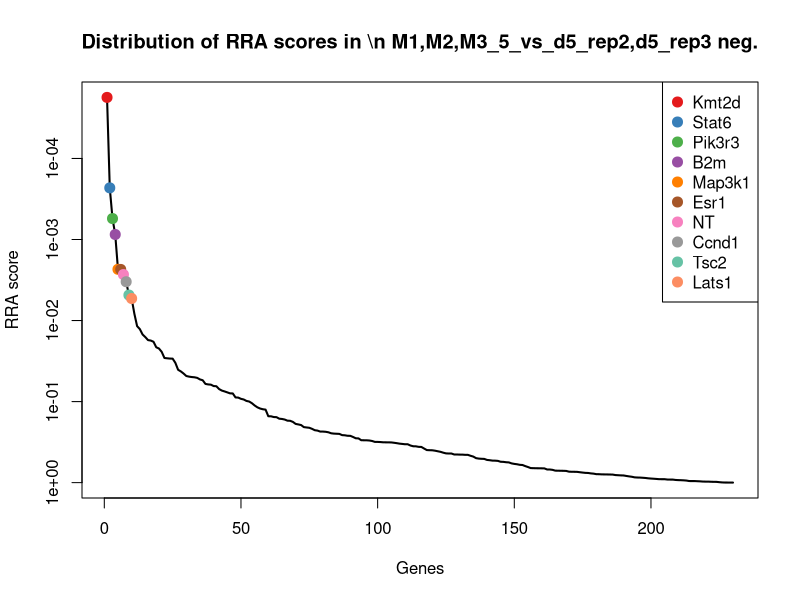
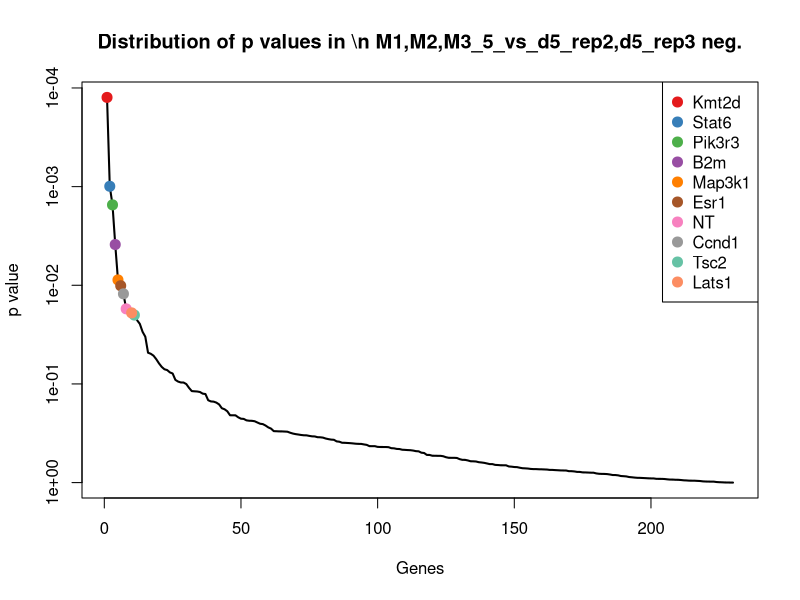
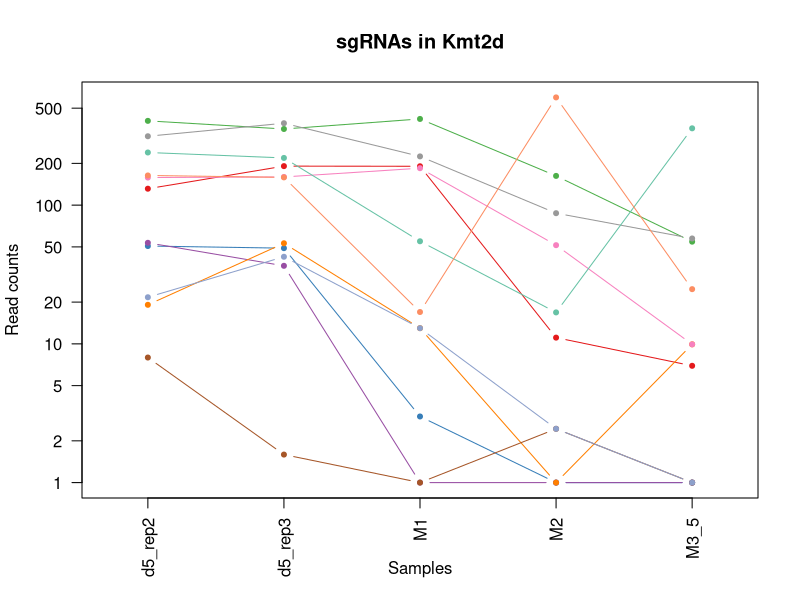
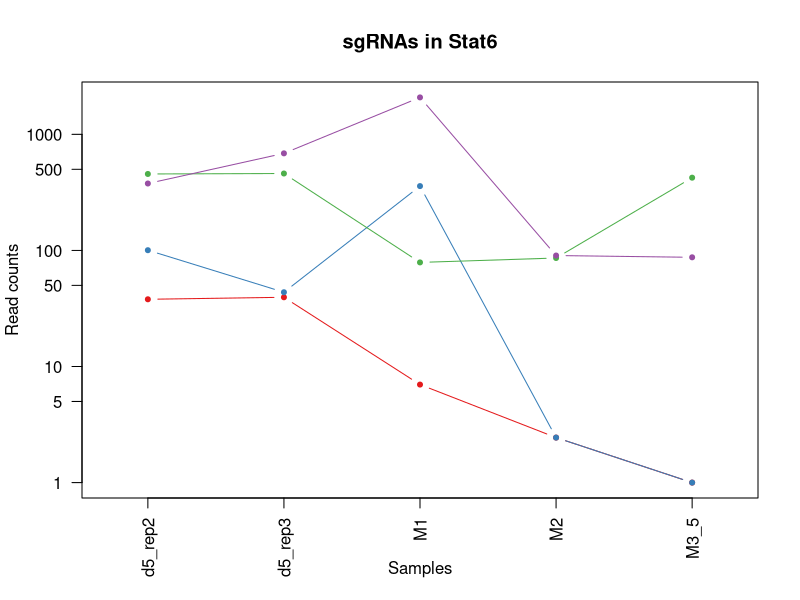
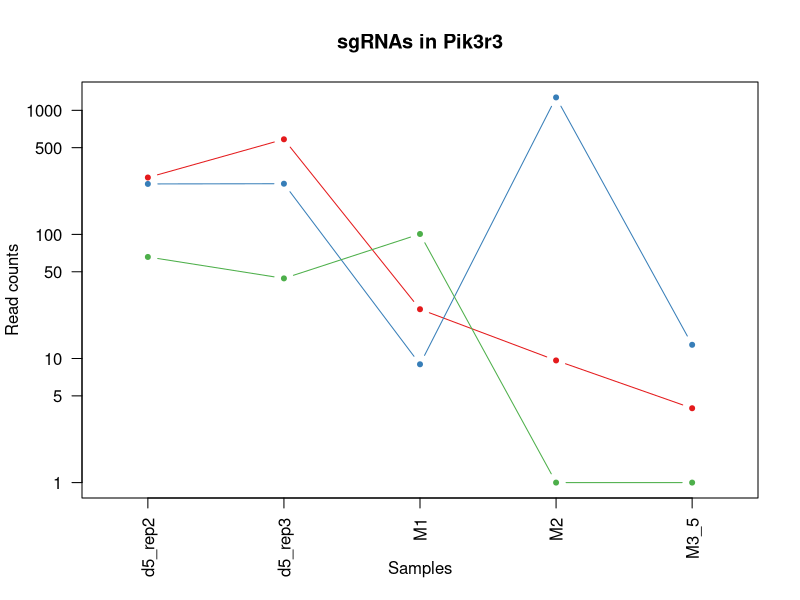
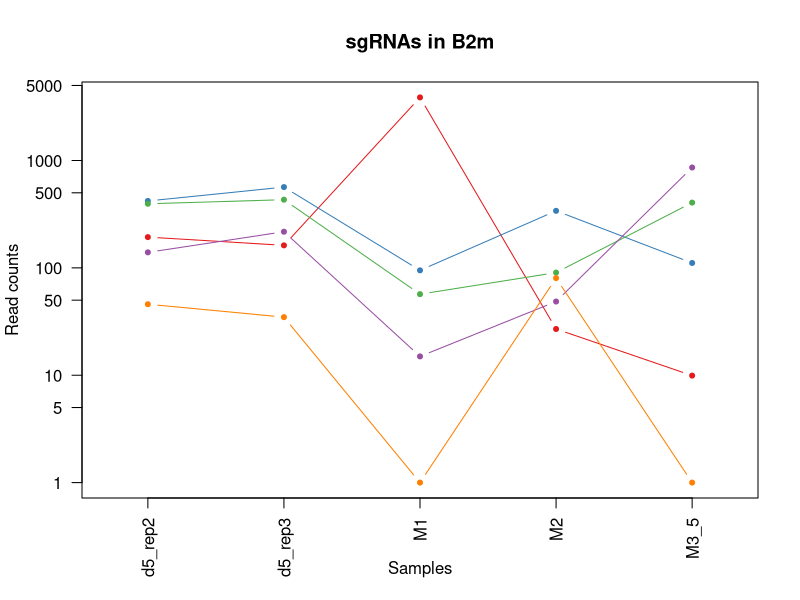
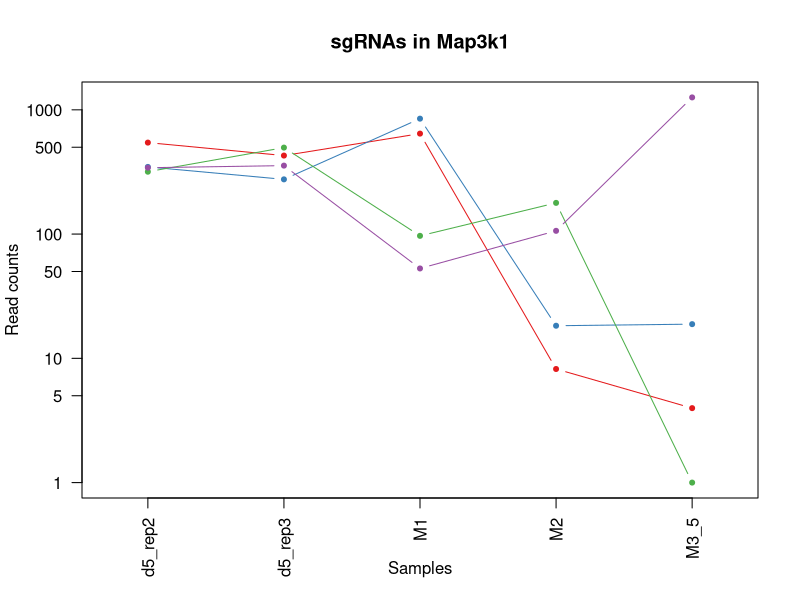
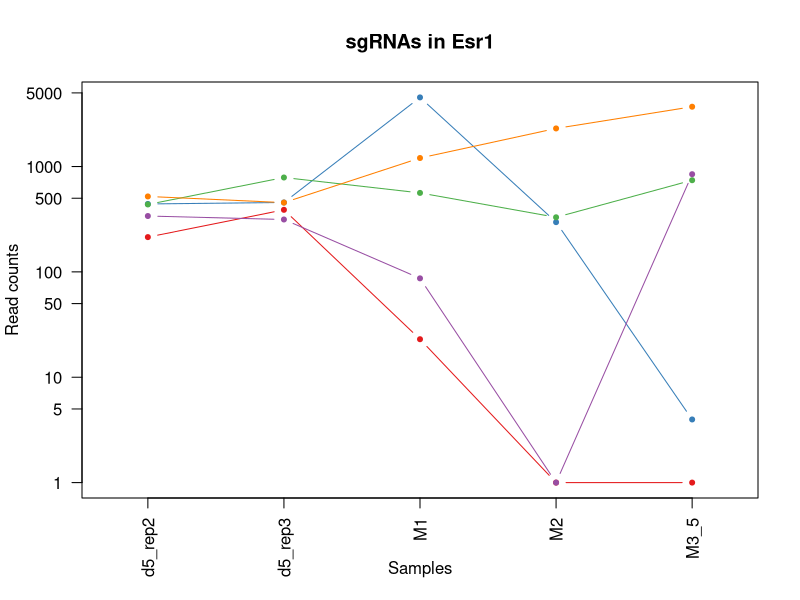

The R script that drew these images, in order: (Note: this script raises an error after producing the figures.)
pdf(file='meninges_d5.pdf',width=4.5,height=4.5);
gstable=read.table('meninges_d5.gene_summary.txt',header=T)
# 
#
# parameters
# Do not modify the variables beginning with "__"

# gstablename='__GENE_SUMMARY_FILE__'
startindex=3
# outputfile='__OUTPUT_FILE__'
targetgenelist=c("Kmt2d","Stat6","Pik3r3","B2m","Map3k1","Esr1","NT","Ccnd1","Tsc2","Lats1")
# samplelabel=sub('.\\w+.\\w+$','',colnames(gstable)[startindex]);
samplelabel='M1,M2,M3_5_vs_d5_rep2,d5_rep3 neg.'


# You need to write some codes in front of this code:
# gstable=read.table(gstablename,header=T)
# pdf(file=outputfile,width=6,height=6)


# set up color using RColorBrewer
#library(RColorBrewer)
#colors <- brewer.pal(length(targetgenelist), "Set1")

colors=c( "#E41A1C", "#377EB8", "#4DAF4A", "#984EA3", "#FF7F00",  "#A65628", "#F781BF",
          "#999999", "#66C2A5", "#FC8D62", "#8DA0CB", "#E78AC3", "#A6D854", "#FFD92F", "#E5C494", "#B3B3B3", 
          "#8DD3C7", "#FFFFB3", "#BEBADA", "#FB8072", "#80B1D3", "#FDB462", "#B3DE69", "#FCCDE5",
          "#D9D9D9", "#BC80BD", "#CCEBC5", "#FFED6F")

######
# function definition

plotrankedvalues<-function(val, tglist, ...){
  
  plot(val,log='y',ylim=c(max(val),min(val)),type='l',lwd=2, ...)
  if(length(tglist)>0){
    for(i in 1:length(tglist)){
      targetgene=tglist[i];
      tx=which(names(val)==targetgene);ty=val[targetgene];
      points(tx,ty,col=colors[(i %% length(colors)) ],cex=2,pch=20)
      # text(tx+50,ty,targetgene,col=colors[i])
    }
    legend('topright',tglist,pch=20,pt.cex = 2,cex=1,col=colors)
  }
}



plotrandvalues<-function(val,targetgenelist, ...){
  # choose the one with the best distance distribution
  
  mindiffvalue=0;
  randval=val;
  for(i in 1:20){
    randval0=sample(val)
    vindex=sort(which(names(randval0) %in% targetgenelist))
    if(max(vindex)>0.9*length(val)){
      # print('pass...')
      next;
    }
    mindiffind=min(diff(vindex));
    if (mindiffind > mindiffvalue){
      mindiffvalue=mindiffind;
      randval=randval0;
      # print(paste('Diff: ',mindiffvalue))
    }
  }
  plot(randval,log='y',ylim=c(max(randval),min(randval)),pch=20,col='grey', ...)
  
  if(length(targetgenelist)>0){
    for(i in 1:length(targetgenelist)){
      targetgene=targetgenelist[i];
      tx=which(names(randval)==targetgene);ty=randval[targetgene];
      points(tx,ty,col=colors[(i %% length(colors)) ],cex=2,pch=20)
      text(tx+50,ty,targetgene,col=colors[i])
    }
  }
  
}




# set.seed(1235)



pvec=gstable[,startindex]
names(pvec)=gstable[,'id']
pvec=sort(pvec);

plotrankedvalues(pvec,targetgenelist,xlab='Genes',ylab='RRA score',main=paste('Distribution of RRA scores in \\n',samplelabel))

# plotrandvalues(pvec,targetgenelist,xlab='Genes',ylab='RRA score',main=paste('Distribution of RRA scores in \\n',samplelabel))


pvec=gstable[,startindex+1]
names(pvec)=gstable[,'id']
pvec=sort(pvec);

plotrankedvalues(pvec,targetgenelist,xlab='Genes',ylab='p value',main=paste('Distribution of p values in \\n',samplelabel))

# plotrandvalues(pvec,targetgenelist,xlab='Genes',ylab='p value',main=paste('Distribution of p values in \\n',samplelabel))



# you need to write after this code:
# dev.off()






# parameters
# Do not modify the variables beginning with "__"
targetmat=list(c(130.3343968932508,190.06088706222303,189.6046571727004,10.089946352938853,5.947942691485812),c(49.71757742451992,47.95928925869179,1.995838496554741,0.0,0.0),c(404.0133978562623,352.8856345454359,417.1302457799409,161.43914164702164,53.53148422337231),c(52.50547896234346,35.52539945088281,0.0,0.0,0.0),c(18.12135999585305,52.10391919462812,11.975030979328446,0.0,8.921914037228717),c(6.969753844558866,0.5920899908480468,0.0,1.4414209075626934,0.0),c(157.05178663072647,158.68011754727655,183.61714168303618,50.44973176469427,8.921914037228717),c(312.70962249254114,388.4110339963187,223.533911614131,86.4852544537616,56.50545556911521),c(238.5979066120652,217.88911663208123,53.88763940697801,15.855629983189626,356.87656148914874),c(162.62758970637356,157.49593756558045,15.966707972437929,596.7482557309551,23.791770765943248),c(20.676936405524636,41.44629935936328,11.975030979328446,1.4414209075626934,0.0))
targetgene="Kmt2d"
collabel=c("d5_rep2","d5_rep3","M1","M2","M3_5")

# set up color using RColorBrewer
#library(RColorBrewer)
#colors <- brewer.pal(length(targetgenelist), "Set1")

colors=c( "#E41A1C", "#377EB8", "#4DAF4A", "#984EA3", "#FF7F00",  "#A65628", "#F781BF",
          "#999999", "#66C2A5", "#FC8D62", "#8DA0CB", "#E78AC3", "#A6D854", "#FFD92F", "#E5C494", "#B3B3B3", 
          "#8DD3C7", "#FFFFB3", "#BEBADA", "#FB8072", "#80B1D3", "#FDB462", "#B3DE69", "#FCCDE5",
          "#D9D9D9", "#BC80BD", "#CCEBC5", "#FFED6F")


## code

targetmatvec=unlist(targetmat)+1
yrange=range(targetmatvec[targetmatvec>0]);
# yrange[1]=1; # set the minimum value to 1
for(i in 1:length(targetmat)){
  vali=targetmat[[i]]+1;
  if(i==1){
    plot(1:length(vali),vali,type='b',las=1,pch=20,main=paste('sgRNAs in',targetgene),ylab='Read counts',xlab='Samples',xlim=c(0.7,length(vali)+0.3),ylim = yrange,col=colors[(i %% length(colors))],xaxt='n',log='y')
    axis(1,at=1:length(vali),labels=(collabel),las=2)
    # lines(0:100,rep(1,101),col='black');
  }else{
    lines(1:length(vali),vali,type='b',pch=20,col=colors[(i %% length(colors))])
  }
}




# parameters
# Do not modify the variables beginning with "__"
targetmat=list(c(36.93969537616199,38.48584940512304,5.987515489664223,1.4414209075626934,0.0),c(99.43515484903983,42.63047934105937,357.25509088329864,1.4414209075626934,0.0),c(454.66027579339004,458.8697429072363,77.8377013656349,85.04383354619891,422.30393109549266),c(376.1343824780268,685.0481194111902,2079.66371341004,89.36809626888699,86.24516902654427))
targetgene="Stat6"
collabel=c("d5_rep2","d5_rep3","M1","M2","M3_5")

# set up color using RColorBrewer
#library(RColorBrewer)
#colors <- brewer.pal(length(targetgenelist), "Set1")

colors=c( "#E41A1C", "#377EB8", "#4DAF4A", "#984EA3", "#FF7F00",  "#A65628", "#F781BF",
          "#999999", "#66C2A5", "#FC8D62", "#8DA0CB", "#E78AC3", "#A6D854", "#FFD92F", "#E5C494", "#B3B3B3", 
          "#8DD3C7", "#FFFFB3", "#BEBADA", "#FB8072", "#80B1D3", "#FDB462", "#B3DE69", "#FCCDE5",
          "#D9D9D9", "#BC80BD", "#CCEBC5", "#FFED6F")


## code

targetmatvec=unlist(targetmat)+1
yrange=range(targetmatvec[targetmatvec>0]);
# yrange[1]=1; # set the minimum value to 1
for(i in 1:length(targetmat)){
  vali=targetmat[[i]]+1;
  if(i==1){
    plot(1:length(vali),vali,type='b',las=1,pch=20,main=paste('sgRNAs in',targetgene),ylab='Read counts',xlab='Samples',xlim=c(0.7,length(vali)+0.3),ylim = yrange,col=colors[(i %% length(colors))],xaxt='n',log='y')
    axis(1,at=1:length(vali),labels=(collabel),las=2)
    # lines(0:100,rep(1,101),col='black');
  }else{
    lines(1:length(vali),vali,type='b',pch=20,col=colors[(i %% length(colors))])
  }
}




# parameters
# Do not modify the variables beginning with "__"
targetmat=list(c(286.4568830113694,583.2086409853262,23.950061958656892,8.64852544537616,2.973971345742906),c(254.16369019824666,255.19078605550817,7.983353986218964,1269.891819562733,11.895885382971624),c(64.81871075439746,43.222569331907415,99.79192482773705,0.0,0.0))
targetgene="Pik3r3"
collabel=c("d5_rep2","d5_rep3","M1","M2","M3_5")

# set up color using RColorBrewer
#library(RColorBrewer)
#colors <- brewer.pal(length(targetgenelist), "Set1")

colors=c( "#E41A1C", "#377EB8", "#4DAF4A", "#984EA3", "#FF7F00",  "#A65628", "#F781BF",
          "#999999", "#66C2A5", "#FC8D62", "#8DA0CB", "#E78AC3", "#A6D854", "#FFD92F", "#E5C494", "#B3B3B3", 
          "#8DD3C7", "#FFFFB3", "#BEBADA", "#FB8072", "#80B1D3", "#FDB462", "#B3DE69", "#FCCDE5",
          "#D9D9D9", "#BC80BD", "#CCEBC5", "#FFED6F")


## code

targetmatvec=unlist(targetmat)+1
yrange=range(targetmatvec[targetmatvec>0]);
# yrange[1]=1; # set the minimum value to 1
for(i in 1:length(targetmat)){
  vali=targetmat[[i]]+1;
  if(i==1){
    plot(1:length(vali),vali,type='b',las=1,pch=20,main=paste('sgRNAs in',targetgene),ylab='Read counts',xlab='Samples',xlim=c(0.7,length(vali)+0.3),ylim = yrange,col=colors[(i %% length(colors))],xaxt='n',log='y')
    axis(1,at=1:length(vali),labels=(collabel),las=2)
    # lines(0:100,rep(1,101),col='black');
  }else{
    lines(1:length(vali),vali,type='b',pch=20,col=colors[(i %% length(colors))])
  }
}




# parameters
# Do not modify the variables beginning with "__"
targetmat=list(c(192.36520610982473,161.04847751066873,3867.935006323088,25.945576336128482,8.921914037228717),c(418.88220605798784,564.2617612781886,93.80440933807283,338.73391327723294,110.03693979248752),c(394.2557424738799,430.44942334653,55.88347790353275,89.36809626888699,404.4601030210352),c(138.46577637856947,216.1128466595371,13.970869475883188,47.56688994956888,859.4777189196998),c(44.838749733328704,33.749129478338666,0.0,79.27814991594813,0.0))
targetgene="B2m"
collabel=c("d5_rep2","d5_rep3","M1","M2","M3_5")

# set up color using RColorBrewer
#library(RColorBrewer)
#colors <- brewer.pal(length(targetgenelist), "Set1")

colors=c( "#E41A1C", "#377EB8", "#4DAF4A", "#984EA3", "#FF7F00",  "#A65628", "#F781BF",
          "#999999", "#66C2A5", "#FC8D62", "#8DA0CB", "#E78AC3", "#A6D854", "#FFD92F", "#E5C494", "#B3B3B3", 
          "#8DD3C7", "#FFFFB3", "#BEBADA", "#FB8072", "#80B1D3", "#FDB462", "#B3DE69", "#FCCDE5",
          "#D9D9D9", "#BC80BD", "#CCEBC5", "#FFED6F")


## code

targetmatvec=unlist(targetmat)+1
yrange=range(targetmatvec[targetmatvec>0]);
# yrange[1]=1; # set the minimum value to 1
for(i in 1:length(targetmat)){
  vali=targetmat[[i]]+1;
  if(i==1){
    plot(1:length(vali),vali,type='b',las=1,pch=20,main=paste('sgRNAs in',targetgene),ylab='Read counts',xlab='Samples',xlim=c(0.7,length(vali)+0.3),ylim = yrange,col=colors[(i %% length(colors))],xaxt='n',log='y')
    axis(1,at=1:length(vali),labels=(collabel),las=2)
    # lines(0:100,rep(1,101),col='black');
  }else{
    lines(1:length(vali),vali,type='b',pch=20,col=colors[(i %% length(colors))])
  }
}




# parameters
# Do not modify the variables beginning with "__"
targetmat=list(c(543.8731250037436,427.4889733922898,642.6599958906266,7.207104537813467,2.973971345742906),c(346.1644409464237,274.7297557534937,848.231361035765,17.29705089075232,17.843828074457434),c(316.6591496711245,495.5793223398152,95.80024783462757,177.29477163021127,0.0),c(341.0532881270805,354.66190451798,51.89180091042327,105.22372625207662,1257.9898792492493))
targetgene="Map3k1"
collabel=c("d5_rep2","d5_rep3","M1","M2","M3_5")

# set up color using RColorBrewer
#library(RColorBrewer)
#colors <- brewer.pal(length(targetgenelist), "Set1")

colors=c( "#E41A1C", "#377EB8", "#4DAF4A", "#984EA3", "#FF7F00",  "#A65628", "#F781BF",
          "#999999", "#66C2A5", "#FC8D62", "#8DA0CB", "#E78AC3", "#A6D854", "#FFD92F", "#E5C494", "#B3B3B3", 
          "#8DD3C7", "#FFFFB3", "#BEBADA", "#FB8072", "#80B1D3", "#FDB462", "#B3DE69", "#FCCDE5",
          "#D9D9D9", "#BC80BD", "#CCEBC5", "#FFED6F")


## code

targetmatvec=unlist(targetmat)+1
yrange=range(targetmatvec[targetmatvec>0]);
# yrange[1]=1; # set the minimum value to 1
for(i in 1:length(targetmat)){
  vali=targetmat[[i]]+1;
  if(i==1){
    plot(1:length(vali),vali,type='b',las=1,pch=20,main=paste('sgRNAs in',targetgene),ylab='Read counts',xlab='Samples',xlim=c(0.7,length(vali)+0.3),ylim = yrange,col=colors[(i %% length(colors))],xaxt='n',log='y')
    axis(1,at=1:length(vali),labels=(collabel),las=2)
    # lines(0:100,rep(1,101),col='black');
  }else{
    lines(1:length(vali),vali,type='b',pch=20,col=colors[(i %% length(colors))])
  }
}




# parameters
# Do not modify the variables beginning with "__"
targetmat=list(c(212.8098173871974,387.22685401462263,21.954223462102153,0.0,0.0),c(440.25611784796837,454.72511297129995,4528.557548682707,295.49128605035213,2.973971345742906),c(435.60961528492913,785.7034178553581,560.8306175318822,328.6439669242941,740.5188650899836),c(338.03306146110504,313.21560515861677,85.82105535185387,0.0,844.6078621909853),c(519.0143362914836,453.54093298960385,1203.4906134225089,2297.624926654933,3693.672411412689))
targetgene="Esr1"
collabel=c("d5_rep2","d5_rep3","M1","M2","M3_5")

# set up color using RColorBrewer
#library(RColorBrewer)
#colors <- brewer.pal(length(targetgenelist), "Set1")

colors=c( "#E41A1C", "#377EB8", "#4DAF4A", "#984EA3", "#FF7F00",  "#A65628", "#F781BF",
          "#999999", "#66C2A5", "#FC8D62", "#8DA0CB", "#E78AC3", "#A6D854", "#FFD92F", "#E5C494", "#B3B3B3", 
          "#8DD3C7", "#FFFFB3", "#BEBADA", "#FB8072", "#80B1D3", "#FDB462", "#B3DE69", "#FCCDE5",
          "#D9D9D9", "#BC80BD", "#CCEBC5", "#FFED6F")


## code

targetmatvec=unlist(targetmat)+1
yrange=range(targetmatvec[targetmatvec>0]);
# yrange[1]=1; # set the minimum value to 1
for(i in 1:length(targetmat)){
  vali=targetmat[[i]]+1;
  if(i==1){
    plot(1:length(vali),vali,type='b',las=1,pch=20,main=paste('sgRNAs in',targetgene),ylab='Read counts',xlab='Samples',xlim=c(0.7,length(vali)+0.3),ylim = yrange,col=colors[(i %% length(colors))],xaxt='n',log='y')
    axis(1,at=1:length(vali),labels=(collabel),las=2)
    # lines(0:100,rep(1,101),col='black');
  }else{
    lines(1:length(vali),vali,type='b',pch=20,col=colors[(i %% length(colors))])
  }
}




# parameters
# Do not modify the variables beginning with "__"
targetmat=list(c(179.12267380516286,194.7976069890074,15.966707972437929,0.0,80.29722633505847),c(167.50641739756475,361.17489441730856,355.2592523867439,79.27814991594813,23.791770765943248),c(331.76028300100205,276.5060257260379,333.30502892464176,595.3068348233924,2206.686738541236),c(98.27352920828001,75.78751882854999,99.79192482773705,70.62962447057197,0.0),c(163.32456509082942,106.57619835264842,19.95838496554741,0.0,29.739713457429062),c(167.50641739756475,184.13998715374257,5.987515489664223,17.29705089075232,0.0),c(261.13344404280554,280.6506556619742,65.86267038630646,180.17761344533668,14.869856728714531),c(685.1268029201366,824.7813572513292,145.6962102484961,416.57064228561836,7708.533728165612),c(177.96104816440305,121.97053811469765,65.86267038630646,177.29477163021127,5.947942691485812),c(39.030621529529654,17.762699725441404,0.0,0.0,0.0))
targetgene="NT"
collabel=c("d5_rep2","d5_rep3","M1","M2","M3_5")

# set up color using RColorBrewer
#library(RColorBrewer)
#colors <- brewer.pal(length(targetgenelist), "Set1")

colors=c( "#E41A1C", "#377EB8", "#4DAF4A", "#984EA3", "#FF7F00",  "#A65628", "#F781BF",
          "#999999", "#66C2A5", "#FC8D62", "#8DA0CB", "#E78AC3", "#A6D854", "#FFD92F", "#E5C494", "#B3B3B3", 
          "#8DD3C7", "#FFFFB3", "#BEBADA", "#FB8072", "#80B1D3", "#FDB462", "#B3DE69", "#FCCDE5",
          "#D9D9D9", "#BC80BD", "#CCEBC5", "#FFED6F")


## code

targetmatvec=unlist(targetmat)+1
yrange=range(targetmatvec[targetmatvec>0]);
# yrange[1]=1; # set the minimum value to 1
for(i in 1:length(targetmat)){
  vali=targetmat[[i]]+1;
  if(i==1){
    plot(1:length(vali),vali,type='b',las=1,pch=20,main=paste('sgRNAs in',targetgene),ylab='Read counts',xlab='Samples',xlim=c(0.7,length(vali)+0.3),ylim = yrange,col=colors[(i %% length(colors))],xaxt='n',log='y')
    axis(1,at=1:length(vali),labels=(collabel),las=2)
    # lines(0:100,rep(1,101),col='black');
  }else{
    lines(1:length(vali),vali,type='b',pch=20,col=colors[(i %% length(colors))])
  }
}




# parameters
# Do not modify the variables beginning with "__"
targetmat=list(c(498.56972501411093,463.60646283402065,149.68788724160558,122.52077714282893,3440.884847024542),c(0.2323251281519622,1.7762699725441404,0.0,0.0,1192.5625096429053),c(193.0621814942806,272.95348578094956,9.979192482773705,0.0,0.0),c(98.27352920828001,243.34898623854724,15.966707972437929,2.8828418151253867,0.0))
targetgene="Ccnd1"
collabel=c("d5_rep2","d5_rep3","M1","M2","M3_5")

# set up color using RColorBrewer
#library(RColorBrewer)
#colors <- brewer.pal(length(targetgenelist), "Set1")

colors=c( "#E41A1C", "#377EB8", "#4DAF4A", "#984EA3", "#FF7F00",  "#A65628", "#F781BF",
          "#999999", "#66C2A5", "#FC8D62", "#8DA0CB", "#E78AC3", "#A6D854", "#FFD92F", "#E5C494", "#B3B3B3", 
          "#8DD3C7", "#FFFFB3", "#BEBADA", "#FB8072", "#80B1D3", "#FDB462", "#B3DE69", "#FCCDE5",
          "#D9D9D9", "#BC80BD", "#CCEBC5", "#FFED6F")


## code

targetmatvec=unlist(targetmat)+1
yrange=range(targetmatvec[targetmatvec>0]);
# yrange[1]=1; # set the minimum value to 1
for(i in 1:length(targetmat)){
  vali=targetmat[[i]]+1;
  if(i==1){
    plot(1:length(vali),vali,type='b',las=1,pch=20,main=paste('sgRNAs in',targetgene),ylab='Read counts',xlab='Samples',xlim=c(0.7,length(vali)+0.3),ylim = yrange,col=colors[(i %% length(colors))],xaxt='n',log='y')
    axis(1,at=1:length(vali),labels=(collabel),las=2)
    # lines(0:100,rep(1,101),col='black');
  }else{
    lines(1:length(vali),vali,type='b',pch=20,col=colors[(i %% length(colors))])
  }
}




# parameters
# Do not modify the variables beginning with "__"
targetmat=list(c(248.12323686629566,236.83599633921872,93.80440933807283,25.945576336128482,118.95885382971625),c(427.01358554330653,320.32068504879334,411.1427302902767,5.7656836302507735,32.713684803171965),c(283.20433121724193,274.13766576264567,213.5547191313573,152.7906162016455,20.81779942020034),c(390.53854042344847,354.069814527132,49.895962413868524,0.0,169.51636670734564),c(101.06143074610357,107.16828834349647,5.987515489664223,93.69235899157506,2.973971345742906))
targetgene="Tsc2"
collabel=c("d5_rep2","d5_rep3","M1","M2","M3_5")

# set up color using RColorBrewer
#library(RColorBrewer)
#colors <- brewer.pal(length(targetgenelist), "Set1")

colors=c( "#E41A1C", "#377EB8", "#4DAF4A", "#984EA3", "#FF7F00",  "#A65628", "#F781BF",
          "#999999", "#66C2A5", "#FC8D62", "#8DA0CB", "#E78AC3", "#A6D854", "#FFD92F", "#E5C494", "#B3B3B3", 
          "#8DD3C7", "#FFFFB3", "#BEBADA", "#FB8072", "#80B1D3", "#FDB462", "#B3DE69", "#FCCDE5",
          "#D9D9D9", "#BC80BD", "#CCEBC5", "#FFED6F")


## code

targetmatvec=unlist(targetmat)+1
yrange=range(targetmatvec[targetmatvec>0]);
# yrange[1]=1; # set the minimum value to 1
for(i in 1:length(targetmat)){
  vali=targetmat[[i]]+1;
  if(i==1){
    plot(1:length(vali),vali,type='b',las=1,pch=20,main=paste('sgRNAs in',targetgene),ylab='Read counts',xlab='Samples',xlim=c(0.7,length(vali)+0.3),ylim = yrange,col=colors[(i %% length(colors))],xaxt='n',log='y')
    axis(1,at=1:length(vali),labels=(collabel),las=2)
    # lines(0:100,rep(1,101),col='black');
  }else{
    lines(1:length(vali),vali,type='b',pch=20,col=colors[(i %% length(colors))])
  }
}




# parameters
# Do not modify the variables beginning with "__"
targetmat=list(c(259.0425178894379,334.5308448291465,55.88347790353275,14355.110818416862,113.01091113823043),c(182.83987585559427,109.53664830688867,736.4644052286994,8.64852544537616,32.713684803171965),c(438.86216707905663,380.7138641152941,81.82937835874438,103.78230534451393,7818.5706679581),c(250.67881327596723,316.768145103705,11.975030979328446,534.7671567057592,26.765742111686155))
targetgene="Lats1"
collabel=c("d5_rep2","d5_rep3","M1","M2","M3_5")

# set up color using RColorBrewer
#library(RColorBrewer)
#colors <- brewer.pal(length(targetgenelist), "Set1")

colors=c( "#E41A1C", "#377EB8", "#4DAF4A", "#984EA3", "#FF7F00",  "#A65628", "#F781BF",
          "#999999", "#66C2A5", "#FC8D62", "#8DA0CB", "#E78AC3", "#A6D854", "#FFD92F", "#E5C494", "#B3B3B3", 
          "#8DD3C7", "#FFFFB3", "#BEBADA", "#FB8072", "#80B1D3", "#FDB462", "#B3DE69", "#FCCDE5",
          "#D9D9D9", "#BC80BD", "#CCEBC5", "#FFED6F")


## code

targetmatvec=unlist(targetmat)+1
yrange=range(targetmatvec[targetmatvec>0]);
# yrange[1]=1; # set the minimum value to 1
for(i in 1:length(targetmat)){
  vali=targetmat[[i]]+1;
  if(i==1){
    plot(1:length(vali),vali,type='b',las=1,pch=20,main=paste('sgRNAs in',targetgene),ylab='Read counts',xlab='Samples',xlim=c(0.7,length(vali)+0.3),ylim = yrange,col=colors[(i %% length(colors))],xaxt='n',log='y')
    axis(1,at=1:length(vali),labels=(collabel),las=2)
    # lines(0:100,rep(1,101),col='black');
  }else{
    lines(1:length(vali),vali,type='b',pch=20,col=colors[(i %% length(colors))])
  }
}



# 
#
# parameters
# Do not modify the variables beginning with "__"

# gstablename='__GENE_SUMMARY_FILE__'
startindex=9
# outputfile='__OUTPUT_FILE__'
targetgenelist=c("Map2k4","Braf","Ptprd","Erbb4","ST","Pax5","Arid2","Crebbp","Fgfr3","Csf3r")
# samplelabel=sub('.\\w+.\\w+$','',colnames(gstable)[startindex]);
samplelabel='M1,M2,M3_5_vs_d5_rep2,d5_rep3 pos.'


# You need to write some codes in front of this code:
# gstable=read.table(gstablename,header=T)
# pdf(file=outputfile,width=6,height=6)


# set up color using RColorBrewer
#library(RColorBrewer)
#colors <- brewer.pal(length(targetgenelist), "Set1")

colors=c( "#E41A1C", "#377EB8", "#4DAF4A", "#984EA3", "#FF7F00",  "#A65628", "#F781BF",
          "#999999", "#66C2A5", "#FC8D62", "#8DA0CB", "#E78AC3", "#A6D854", "#FFD92F", "#E5C494", "#B3B3B3", 
          "#8DD3C7", "#FFFFB3", "#BEBADA", "#FB8072", "#80B1D3", "#FDB462", "#B3DE69", "#FCCDE5",
          "#D9D9D9", "#BC80BD", "#CCEBC5", "#FFED6F")

######
# function definition

plotrankedvalues<-function(val, tglist, ...){
  
  plot(val,log='y',ylim=c(max(val),min(val)),type='l',lwd=2, ...)
  if(length(tglist)>0){
    for(i in 1:length(tglist)){
      targetgene=tglist[i];
      tx=which(names(val)==targetgene);ty=val[targetgene];
      points(tx,ty,col=colors[(i %% length(colors)) ],cex=2,pch=20)
      # text(tx+50,ty,targetgene,col=colors[i])
    }
    legend('topright',tglist,pch=20,pt.cex = 2,cex=1,col=colors)
  }
}



plotrandvalues<-function(val,targetgenelist, ...){
  # choose the one with the best distance distribution
  
  mindiffvalue=0;
  randval=val;
  for(i in 1:20){
    randval0=sample(val)
    vindex=sort(which(names(randval0) %in% targetgenelist))
    if(max(vindex)>0.9*length(val)){
      # print('pass...')
      next;
    }
    mindiffind=min(diff(vindex));
    if (mindiffind > mindiffvalue){
      mindiffvalue=mindiffind;
      randval=randval0;
      # print(paste('Diff: ',mindiffvalue))
    }
  }
  plot(randval,log='y',ylim=c(max(randval),min(randval)),pch=20,col='grey', ...)
  
  if(length(targetgenelist)>0){
    for(i in 1:length(targetgenelist)){
      targetgene=targetgenelist[i];
      tx=which(names(randval)==targetgene);ty=randval[targetgene];
      points(tx,ty,col=colors[(i %% length(colors)) ],cex=2,pch=20)
      text(tx+50,ty,targetgene,col=colors[i])
    }
  }
  
}




# set.seed(1235)



pvec=gstable[,startindex]
names(pvec)=gstable[,'id']
pvec=sort(pvec);

plotrankedvalues(pvec,targetgenelist,xlab='Genes',ylab='RRA score',main=paste('Distribution of RRA scores in \\n',samplelabel))

# plotrandvalues(pvec,targetgenelist,xlab='Genes',ylab='RRA score',main=paste('Distribution of RRA scores in \\n',samplelabel))


pvec=gstable[,startindex+1]
names(pvec)=gstable[,'id']
pvec=sort(pvec);

plotrankedvalues(pvec,targetgenelist,xlab='Genes',ylab='p value',main=paste('Distribution of p values in \\n',samplelabel))

# plotrandvalues(pvec,targetgenelist,xlab='Genes',ylab='p value',main=paste('Distribution of p values in \\n',samplelabel))



# you need to write after this code:
# dev.off()






# parameters
# Do not modify the variables beginning with "__"
targetmat=list(c(13.474857432813808,4.144629935936328,19.95838496554741,4.32426272268808,23.791770765943248),c(19.515310764764827,1.1841799816960936,157.67124122782454,2231.3195649070494,14.869856728714531),c(36.93969537616199,5.920899908480468,624.697449421634,10887.052114821023,401.4861316752923),c(33.222493325730596,8.289259871872655,1057.7944031740128,60.53967811763312,45921.09154961621),c(6.040453331951017,2.960449954240234,550.8514250491086,73.51246628569736,487.7313007018366))
targetgene="Map2k4"
collabel=c("d5_rep2","d5_rep3","M1","M2","M3_5")

# set up color using RColorBrewer
#library(RColorBrewer)
#colors <- brewer.pal(length(targetgenelist), "Set1")

colors=c( "#E41A1C", "#377EB8", "#4DAF4A", "#984EA3", "#FF7F00",  "#A65628", "#F781BF",
          "#999999", "#66C2A5", "#FC8D62", "#8DA0CB", "#E78AC3", "#A6D854", "#FFD92F", "#E5C494", "#B3B3B3", 
          "#8DD3C7", "#FFFFB3", "#BEBADA", "#FB8072", "#80B1D3", "#FDB462", "#B3DE69", "#FCCDE5",
          "#D9D9D9", "#BC80BD", "#CCEBC5", "#FFED6F")


## code

targetmatvec=unlist(targetmat)+1
yrange=range(targetmatvec[targetmatvec>0]);
# yrange[1]=1; # set the minimum value to 1
for(i in 1:length(targetmat)){
  vali=targetmat[[i]]+1;
  if(i==1){
    plot(1:length(vali),vali,type='b',las=1,pch=20,main=paste('sgRNAs in',targetgene),ylab='Read counts',xlab='Samples',xlim=c(0.7,length(vali)+0.3),ylim = yrange,col=colors[(i %% length(colors))],xaxt='n',log='y')
    axis(1,at=1:length(vali),labels=(collabel),las=2)
    # lines(0:100,rep(1,101),col='black');
  }else{
    lines(1:length(vali),vali,type='b',pch=20,col=colors[(i %% length(colors))])
  }
}




# parameters
# Do not modify the variables beginning with "__"
targetmat=list(c(46.46502563039244,36.709579432578906,299.37577448321116,7.207104537813467,695.90929490384),c(52.040828706039534,11.841799816960936,277.421551021109,6990.891401679063,291.44919188280477),c(28.34366563453939,10.065529844416796,257.4631660555616,118.19651442014086,749.4407791272123),c(112.21303689739774,77.56378880109413,93.80440933807283,221.9788197646548,883.2694896856431),c(169.5973435509324,126.70725804148202,187.60881867614566,128.2864607730797,71.37531229782974),c(58.081282037990555,18.946879707137498,381.20515284195557,5426.9497169735405,75390.17361458267),c(848.683693139118,852.6095868211873,301.3716129797659,369.0037523360495,291.44919188280477),c(132.65764817477043,161.64056750151678,33.9292544414306,197.47466433608898,0.0),c(124.52626868945174,84.07677870042265,1836.1714168303617,5147.314060906378,151.6725386328882),c(53.20245434679935,13.618069789505077,75.84186286908016,487.20026675619033,2170.9990823923213),c(63.19243485733372,46.7751092769957,15.966707972437929,0.0,32.713684803171965))
targetgene="Braf"
collabel=c("d5_rep2","d5_rep3","M1","M2","M3_5")

# set up color using RColorBrewer
#library(RColorBrewer)
#colors <- brewer.pal(length(targetgenelist), "Set1")

colors=c( "#E41A1C", "#377EB8", "#4DAF4A", "#984EA3", "#FF7F00",  "#A65628", "#F781BF",
          "#999999", "#66C2A5", "#FC8D62", "#8DA0CB", "#E78AC3", "#A6D854", "#FFD92F", "#E5C494", "#B3B3B3", 
          "#8DD3C7", "#FFFFB3", "#BEBADA", "#FB8072", "#80B1D3", "#FDB462", "#B3DE69", "#FCCDE5",
          "#D9D9D9", "#BC80BD", "#CCEBC5", "#FFED6F")


## code

targetmatvec=unlist(targetmat)+1
yrange=range(targetmatvec[targetmatvec>0]);
# yrange[1]=1; # set the minimum value to 1
for(i in 1:length(targetmat)){
  vali=targetmat[[i]]+1;
  if(i==1){
    plot(1:length(vali),vali,type='b',las=1,pch=20,main=paste('sgRNAs in',targetgene),ylab='Read counts',xlab='Samples',xlim=c(0.7,length(vali)+0.3),ylim = yrange,col=colors[(i %% length(colors))],xaxt='n',log='y')
    axis(1,at=1:length(vali),labels=(collabel),las=2)
    # lines(0:100,rep(1,101),col='black');
  }else{
    lines(1:length(vali),vali,type='b',pch=20,col=colors[(i %% length(colors))])
  }
}




# parameters
# Do not modify the variables beginning with "__"
targetmat=list(c(45.30339998963263,9.473439853568749,1015.8817947463632,465.57895314275,17843.828074457437),c(23.23251281519622,6.512989899328515,139.70869475883188,105.22372625207662,300.37110592003353),c(9.52533025423045,1.7762699725441404,31.933415944875858,40.35978541175541,794.0503493133559),c(0.0,0.0,5.987515489664223,2.8828418151253867,0.0))
targetgene="Ptprd"
collabel=c("d5_rep2","d5_rep3","M1","M2","M3_5")

# set up color using RColorBrewer
#library(RColorBrewer)
#colors <- brewer.pal(length(targetgenelist), "Set1")

colors=c( "#E41A1C", "#377EB8", "#4DAF4A", "#984EA3", "#FF7F00",  "#A65628", "#F781BF",
          "#999999", "#66C2A5", "#FC8D62", "#8DA0CB", "#E78AC3", "#A6D854", "#FFD92F", "#E5C494", "#B3B3B3", 
          "#8DD3C7", "#FFFFB3", "#BEBADA", "#FB8072", "#80B1D3", "#FDB462", "#B3DE69", "#FCCDE5",
          "#D9D9D9", "#BC80BD", "#CCEBC5", "#FFED6F")


## code

targetmatvec=unlist(targetmat)+1
yrange=range(targetmatvec[targetmatvec>0]);
# yrange[1]=1; # set the minimum value to 1
for(i in 1:length(targetmat)){
  vali=targetmat[[i]]+1;
  if(i==1){
    plot(1:length(vali),vali,type='b',las=1,pch=20,main=paste('sgRNAs in',targetgene),ylab='Read counts',xlab='Samples',xlim=c(0.7,length(vali)+0.3),ylim = yrange,col=colors[(i %% length(colors))],xaxt='n',log='y')
    axis(1,at=1:length(vali),labels=(collabel),las=2)
    # lines(0:100,rep(1,101),col='black');
  }else{
    lines(1:length(vali),vali,type='b',pch=20,col=colors[(i %% length(colors))])
  }
}




# parameters
# Do not modify the variables beginning with "__"
targetmat=list(c(29.737616403451163,14.210159780353123,9973.204967284042,89.36809626888699,57834.8207606623))
targetgene="Erbb4"
collabel=c("d5_rep2","d5_rep3","M1","M2","M3_5")

# set up color using RColorBrewer
#library(RColorBrewer)
#colors <- brewer.pal(length(targetgenelist), "Set1")

colors=c( "#E41A1C", "#377EB8", "#4DAF4A", "#984EA3", "#FF7F00",  "#A65628", "#F781BF",
          "#999999", "#66C2A5", "#FC8D62", "#8DA0CB", "#E78AC3", "#A6D854", "#FFD92F", "#E5C494", "#B3B3B3", 
          "#8DD3C7", "#FFFFB3", "#BEBADA", "#FB8072", "#80B1D3", "#FDB462", "#B3DE69", "#FCCDE5",
          "#D9D9D9", "#BC80BD", "#CCEBC5", "#FFED6F")


## code

targetmatvec=unlist(targetmat)+1
yrange=range(targetmatvec[targetmatvec>0]);
# yrange[1]=1; # set the minimum value to 1
for(i in 1:length(targetmat)){
  vali=targetmat[[i]]+1;
  if(i==1){
    plot(1:length(vali),vali,type='b',las=1,pch=20,main=paste('sgRNAs in',targetgene),ylab='Read counts',xlab='Samples',xlim=c(0.7,length(vali)+0.3),ylim = yrange,col=colors[(i %% length(colors))],xaxt='n',log='y')
    axis(1,at=1:length(vali),labels=(collabel),las=2)
    # lines(0:100,rep(1,101),col='black');
  }else{
    lines(1:length(vali),vali,type='b',pch=20,col=colors[(i %% length(colors))])
  }
}




# parameters
# Do not modify the variables beginning with "__"
targetmat=list(c(38.79829640137769,26.05195959731406,21.954223462102153,0.0,83.27119768080136),c(0.4646502563039244,1.1841799816960936,11.975030979328446,2189.518358587731,4921.922577204509),c(8.131379485318677,1.1841799816960936,7.983353986218964,1.4414209075626934,0.0),c(60.636858447662135,182.95580717204646,133.72117926916766,73.51246628569736,8.921914037228717),c(210.2542409775258,312.03142517692066,85.82105535185387,229.18592430246824,413.38201705826395),c(63.19243485733372,65.12989899328515,971.9733478221589,2433.1184919658263,35.68765614891487),c(9.060679997926526,2.3683599633921872,7.983353986218964,15.855629983189626,0.0),c(44.838749733328704,16.57851974374531,63.866831889751715,79.27814991594813,627.5079539517532),c(4.18185230673532,1.1841799816960936,1031.8485027188012,110.9894098823274,181.41225209031725),c(2.09092615336766,0.5920899908480468,5.987515489664223,174.4119298150859,29.739713457429062),c(149.15273227355974,75.19542883770194,439.08446924204304,503.05589673938,1861.7060624350593),c(62.49545947287783,36.709579432578906,181.62130318648144,396.39074957974066,398.51216032954943),c(9.060679997926526,34.933309460034764,113.76279430362024,696.2062983527809,68.40134095208684),c(0.9293005126078488,1.1841799816960936,71.85018587597068,892.2395417813071,71.37531229782974),c(90.14214972296134,59.20899908480468,255.46732755900686,1144.4882006047785,32.713684803171965),c(115.23326356337326,49.14346924038789,145.6962102484961,433.8676931763707,487.7313007018366),c(23.23251281519622,10.065529844416796,295.3840974901017,36.035522689067335,2.973971345742906),c(17.424384611397166,4.144629935936328,97.79608633118231,0.0,32.713684803171965),c(44.60642460517674,60.39317906650078,7.983353986218964,1.4414209075626934,365.79847552637744),c(53.20245434679935,37.30166942342695,23.950061958656892,59.09825721007043,68.40134095208684),c(81.31379485318678,106.57619835264842,207.56720364169308,50.44973176469427,36675.01463570152),c(1.3939507689117732,0.0,5.987515489664223,0.0,0.0),c(12.080906663902034,4.7367199267843745,5.987515489664223,1.4414209075626934,0.0),c(0.0,0.0,0.0,7.207104537813467,0.0),c(72.95009023971613,72.82706887430976,241.49645808312368,3965.3489167049693,2730.105695391988),c(100.13213023349572,47.95928925869179,167.65043371059826,161.43914164702164,624.5339826060102))
targetgene="ST"
collabel=c("d5_rep2","d5_rep3","M1","M2","M3_5")

# set up color using RColorBrewer
#library(RColorBrewer)
#colors <- brewer.pal(length(targetgenelist), "Set1")

colors=c( "#E41A1C", "#377EB8", "#4DAF4A", "#984EA3", "#FF7F00",  "#A65628", "#F781BF",
          "#999999", "#66C2A5", "#FC8D62", "#8DA0CB", "#E78AC3", "#A6D854", "#FFD92F", "#E5C494", "#B3B3B3", 
          "#8DD3C7", "#FFFFB3", "#BEBADA", "#FB8072", "#80B1D3", "#FDB462", "#B3DE69", "#FCCDE5",
          "#D9D9D9", "#BC80BD", "#CCEBC5", "#FFED6F")


## code

targetmatvec=unlist(targetmat)+1
yrange=range(targetmatvec[targetmatvec>0]);
# yrange[1]=1; # set the minimum value to 1
for(i in 1:length(targetmat)){
  vali=targetmat[[i]]+1;
  if(i==1){
    plot(1:length(vali),vali,type='b',las=1,pch=20,main=paste('sgRNAs in',targetgene),ylab='Read counts',xlab='Samples',xlim=c(0.7,length(vali)+0.3),ylim = yrange,col=colors[(i %% length(colors))],xaxt='n',log='y')
    axis(1,at=1:length(vali),labels=(collabel),las=2)
    # lines(0:100,rep(1,101),col='black');
  }else{
    lines(1:length(vali),vali,type='b',pch=20,col=colors[(i %% length(colors))])
  }
}




# parameters
# Do not modify the variables beginning with "__"
targetmat=list(c(274.6083014756193,410.31836365769647,530.8930400835611,2039.6105842012112,8975.44552145209),c(197.70868405731983,185.32416713543864,950.0191243600568,23326.514547087067,618.5860399145245),c(78.75821844351519,15.986429752897264,379.2093143454008,23708.49108759118,758.362693164441))
targetgene="Pax5"
collabel=c("d5_rep2","d5_rep3","M1","M2","M3_5")

# set up color using RColorBrewer
#library(RColorBrewer)
#colors <- brewer.pal(length(targetgenelist), "Set1")

colors=c( "#E41A1C", "#377EB8", "#4DAF4A", "#984EA3", "#FF7F00",  "#A65628", "#F781BF",
          "#999999", "#66C2A5", "#FC8D62", "#8DA0CB", "#E78AC3", "#A6D854", "#FFD92F", "#E5C494", "#B3B3B3", 
          "#8DD3C7", "#FFFFB3", "#BEBADA", "#FB8072", "#80B1D3", "#FDB462", "#B3DE69", "#FCCDE5",
          "#D9D9D9", "#BC80BD", "#CCEBC5", "#FFED6F")


## code

targetmatvec=unlist(targetmat)+1
yrange=range(targetmatvec[targetmatvec>0]);
# yrange[1]=1; # set the minimum value to 1
for(i in 1:length(targetmat)){
  vali=targetmat[[i]]+1;
  if(i==1){
    plot(1:length(vali),vali,type='b',las=1,pch=20,main=paste('sgRNAs in',targetgene),ylab='Read counts',xlab='Samples',xlim=c(0.7,length(vali)+0.3),ylim = yrange,col=colors[(i %% length(colors))],xaxt='n',log='y')
    axis(1,at=1:length(vali),labels=(collabel),las=2)
    # lines(0:100,rep(1,101),col='black');
  }else{
    lines(1:length(vali),vali,type='b',pch=20,col=colors[(i %% length(colors))])
  }
}




# parameters
# Do not modify the variables beginning with "__"
targetmat=list(c(50.64687793712776,14.210159780353123,197.58801115891936,1021.9674234619496,2.973971345742906),c(21.373911789980525,8.881349862720702,193.59633416580988,54508.77304039081,1094.4214552333895),c(33.45481845388256,89.99767860890312,6366.724804009624,128.2864607730797,261.7094784253757),c(17.192059483245203,8.881349862720702,227.52558860724048,452.6061649746857,692.9353235580971),c(225.35537430740334,177.034907263566,71.85018587597068,67.7467826554466,8.921914037228717))
targetgene="Arid2"
collabel=c("d5_rep2","d5_rep3","M1","M2","M3_5")

# set up color using RColorBrewer
#library(RColorBrewer)
#colors <- brewer.pal(length(targetgenelist), "Set1")

colors=c( "#E41A1C", "#377EB8", "#4DAF4A", "#984EA3", "#FF7F00",  "#A65628", "#F781BF",
          "#999999", "#66C2A5", "#FC8D62", "#8DA0CB", "#E78AC3", "#A6D854", "#FFD92F", "#E5C494", "#B3B3B3", 
          "#8DD3C7", "#FFFFB3", "#BEBADA", "#FB8072", "#80B1D3", "#FDB462", "#B3DE69", "#FCCDE5",
          "#D9D9D9", "#BC80BD", "#CCEBC5", "#FFED6F")


## code

targetmatvec=unlist(targetmat)+1
yrange=range(targetmatvec[targetmatvec>0]);
# yrange[1]=1; # set the minimum value to 1
for(i in 1:length(targetmat)){
  vali=targetmat[[i]]+1;
  if(i==1){
    plot(1:length(vali),vali,type='b',las=1,pch=20,main=paste('sgRNAs in',targetgene),ylab='Read counts',xlab='Samples',xlim=c(0.7,length(vali)+0.3),ylim = yrange,col=colors[(i %% length(colors))],xaxt='n',log='y')
    axis(1,at=1:length(vali),labels=(collabel),las=2)
    # lines(0:100,rep(1,101),col='black');
  }else{
    lines(1:length(vali),vali,type='b',pch=20,col=colors[(i %% length(colors))])
  }
}




# parameters
# Do not modify the variables beginning with "__"
targetmat=list(c(42.51549845180909,53.28809917632421,23.950061958656892,0.0,797.0243206590989),c(174.24384611397167,204.27104684257614,275.4257125245543,272.428551529349,758.362693164441),c(168.90036816647654,329.79412490236206,113.76279430362024,132.6107234957678,371.74641821786327),c(168.20339278202064,347.55682462780345,63.866831889751715,7.207104537813467,419.3299597497497),c(36.70737024801003,6.512989899328515,1295.299184264027,40294.92147091509,2269.1401368018373),c(19.747635892916787,7.105079890176562,35.92509293798534,2.8828418151253867,648.3257533719535),c(8.828354869774564,5.328809917632421,824.2812990771081,8658.6153917291,9927.11635208982),c(469.7614091232676,573.7352011317573,223.533911614131,7.207104537813467,32.713684803171965),c(172.61757021690792,200.12641690663983,163.65875671748876,353.1481223528599,0.0),c(161.46596406561375,317.3602350945531,15.966707972437929,1157.4609887728427,83.27119768080136),c(215.13306866871702,211.3761267327527,183.61714168303618,51.891152672256965,17.843828074457434),c(248.3555619944476,150.98294766625193,293.38825899354697,585.2168884704535,437.1737878242072),c(560.8328593588368,543.5386115985069,287.4007435038827,501.6144758318173,5.947942691485812),c(239.759532252825,190.06088706222303,640.6641573940719,2936.174388705206,2200.7387958497507),c(178.42569842070696,143.28577778522734,728.4810512424805,102.34088443695123,1457.245959414024),c(83.6370461347064,195.9817869707035,49.895962413868524,128.2864607730797,5.947942691485812),c(37.86899588876984,17.762699725441404,65.86267038630646,60.53967811763312,2.973971345742906))
targetgene="Crebbp"
collabel=c("d5_rep2","d5_rep3","M1","M2","M3_5")

# set up color using RColorBrewer
#library(RColorBrewer)
#colors <- brewer.pal(length(targetgenelist), "Set1")

colors=c( "#E41A1C", "#377EB8", "#4DAF4A", "#984EA3", "#FF7F00",  "#A65628", "#F781BF",
          "#999999", "#66C2A5", "#FC8D62", "#8DA0CB", "#E78AC3", "#A6D854", "#FFD92F", "#E5C494", "#B3B3B3", 
          "#8DD3C7", "#FFFFB3", "#BEBADA", "#FB8072", "#80B1D3", "#FDB462", "#B3DE69", "#FCCDE5",
          "#D9D9D9", "#BC80BD", "#CCEBC5", "#FFED6F")


## code

targetmatvec=unlist(targetmat)+1
yrange=range(targetmatvec[targetmatvec>0]);
# yrange[1]=1; # set the minimum value to 1
for(i in 1:length(targetmat)){
  vali=targetmat[[i]]+1;
  if(i==1){
    plot(1:length(vali),vali,type='b',las=1,pch=20,main=paste('sgRNAs in',targetgene),ylab='Read counts',xlab='Samples',xlim=c(0.7,length(vali)+0.3),ylim = yrange,col=colors[(i %% length(colors))],xaxt='n',log='y')
    axis(1,at=1:length(vali),labels=(collabel),las=2)
    # lines(0:100,rep(1,101),col='black');
  }else{
    lines(1:length(vali),vali,type='b',pch=20,col=colors[(i %% length(colors))])
  }
}




# parameters
# Do not modify the variables beginning with "__"
targetmat=list(c(176.10244713918735,271.76930579925346,3.991676993109482,93.69235899157506,0.0),c(337.8007363329531,341.04383472847496,1241.411544857049,307.0226533108537,133.82871055843077),c(247.89091173814367,444.65958312688315,956.006639849721,2620.5032099489767,3426.014990295828),c(292.96198659962437,447.6200330811234,1367.1493701399977,2267.355087596117,95.16708306377299),c(243.01208404695248,259.3354159914445,1532.803965354041,221.9788197646548,13992.535181720372),c(143.3446040697607,170.52191736423748,696.5476352976046,1957.4495924701375,622452.2026639902))
targetgene="Fgfr3"
collabel=c("d5_rep2","d5_rep3","M1","M2","M3_5")

# set up color using RColorBrewer
#library(RColorBrewer)
#colors <- brewer.pal(length(targetgenelist), "Set1")

colors=c( "#E41A1C", "#377EB8", "#4DAF4A", "#984EA3", "#FF7F00",  "#A65628", "#F781BF",
          "#999999", "#66C2A5", "#FC8D62", "#8DA0CB", "#E78AC3", "#A6D854", "#FFD92F", "#E5C494", "#B3B3B3", 
          "#8DD3C7", "#FFFFB3", "#BEBADA", "#FB8072", "#80B1D3", "#FDB462", "#B3DE69", "#FCCDE5",
          "#D9D9D9", "#BC80BD", "#CCEBC5", "#FFED6F")


## code

targetmatvec=unlist(targetmat)+1
yrange=range(targetmatvec[targetmatvec>0]);
# yrange[1]=1; # set the minimum value to 1
for(i in 1:length(targetmat)){
  vali=targetmat[[i]]+1;
  if(i==1){
    plot(1:length(vali),vali,type='b',las=1,pch=20,main=paste('sgRNAs in',targetgene),ylab='Read counts',xlab='Samples',xlim=c(0.7,length(vali)+0.3),ylim = yrange,col=colors[(i %% length(colors))],xaxt='n',log='y')
    axis(1,at=1:length(vali),labels=(collabel),las=2)
    # lines(0:100,rep(1,101),col='black');
  }else{
    lines(1:length(vali),vali,type='b',pch=20,col=colors[(i %% length(colors))])
  }
}




# parameters
# Do not modify the variables beginning with "__"
targetmat=list(c(21.838562046284448,19.538969697985543,5.987515489664223,1164.6680933106563,297.3971345742906),c(242.54743379064854,408.5420936851523,2668.436069893689,48274.627615182166,1165.796767531219),c(189.3449794438492,256.3749660372043,151.68372573816032,1636.012730083657,110.03693979248752),c(162.62758970637356,179.40326722695818,1003.9067637670348,1.4414209075626934,1026.0201142813025),c(15.565783586181468,5.328809917632421,95.80024783462757,14.414209075626934,0.0))
targetgene="Csf3r"
collabel=c("d5_rep2","d5_rep3","M1","M2","M3_5")

# set up color using RColorBrewer
#library(RColorBrewer)
#colors <- brewer.pal(length(targetgenelist), "Set1")

colors=c( "#E41A1C", "#377EB8", "#4DAF4A", "#984EA3", "#FF7F00",  "#A65628", "#F781BF",
          "#999999", "#66C2A5", "#FC8D62", "#8DA0CB", "#E78AC3", "#A6D854", "#FFD92F", "#E5C494", "#B3B3B3", 
          "#8DD3C7", "#FFFFB3", "#BEBADA", "#FB8072", "#80B1D3", "#FDB462", "#B3DE69", "#FCCDE5",
          "#D9D9D9", "#BC80BD", "#CCEBC5", "#FFED6F")


## code

targetmatvec=unlist(targetmat)+1
yrange=range(targetmatvec[targetmatvec>0]);
# yrange[1]=1; # set the minimum value to 1
for(i in 1:length(targetmat)){
  vali=targetmat[[i]]+1;
  if(i==1){
    plot(1:length(vali),vali,type='b',las=1,pch=20,main=paste('sgRNAs in',targetgene),ylab='Read counts',xlab='Samples',xlim=c(0.7,length(vali)+0.3),ylim = yrange,col=colors[(i %% length(colors))],xaxt='n',log='y')
    axis(1,at=1:length(vali),labels=(collabel),las=2)
    # lines(0:100,rep(1,101),col='black');
  }else{
    lines(1:length(vali),vali,type='b',pch=20,col=colors[(i %% length(colors))])
  }
}



dev.off()
Sweave("meninges_d5_summary.Rnw");
library(tools);

texi2dvi("meninges_d5_summary.tex",pdf=TRUE);
